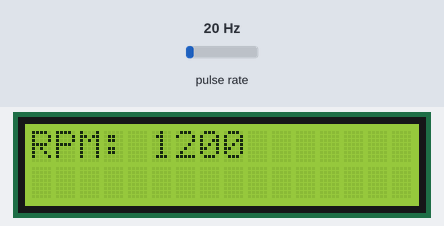
Recording of a sketch running on a simulated Arduino Uno, built with avr-gcc and run on an emulated ATmega328P. On the bench: 16×2 character LCD. Wiring (inferred from the names in the program): pulse sensor: data pin 2. Inputs (shaded band) come from the test bench; at power-on: pulse rate 20 Hz.

Above: at 3.2 s.
3.3 s: pulse rate (sensor on pin 2) set to 4 Hz
At 6.0 s:
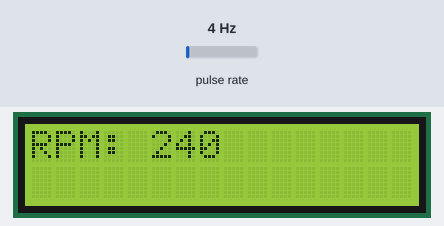
6.3 s: pulse rate (sensor on pin 2) set to 50 Hz
At 8.5 s:
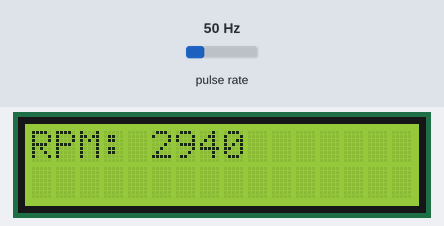
9.3 s: pulse rate (sensor on pin 2) set to 100 Hz
At 12.0 s:
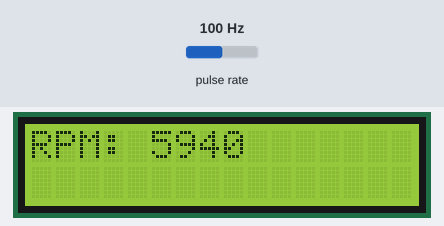
Timing chart, 0 to 13.5 s (numbered marks = the images above; inputs shaded):
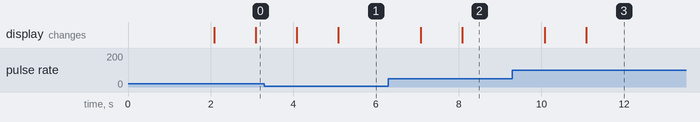

The sketch:

40.ino
```cpp
#include <Wire.h>
#include <LiquidCrystal_I2C.h>

// Pin setup
const int irSensorPin = 2; // IR sensor connected to digital pin 2

// RPM calculation variables
volatile int count = 0; // Counts the number of white strip detections
unsigned long lastMillis = 0;
int rpm = 0; // RPM value to display as an integer
int divisor = 1; // To handle multiple strips (1 for single strip, 2 for diameter)

LiquidCrystal_I2C lcd(0x27, 16, 2); // Initialize the LCD at I2C address 0x27, 16 columns, 2 rows

void setup() {
  pinMode(irSensorPin, INPUT);  // Set IR sensor pin as input
  attachInterrupt(digitalPinToInterrupt(irSensorPin), countWhiteStripe, RISING); // Interrupt on rising edge

  lcd.begin();              // Start LCD
  lcd.setBacklight(1);      // Turn on backlight
  lcd.clear();              // Clear the screen
  lcd.print("RPM Counter");
  delay(2000);
}

void loop() {
  unsigned long currentMillis = millis();

  // Calculate RPM every 1 second (1000 milliseconds)
  if (currentMillis - lastMillis >= 1000) {
    lastMillis = currentMillis;

    // Calculate RPM as an integer: (count * 60) / time in seconds
    rpm = (count * 60) / divisor; // Adjust RPM based on divisor (1 or 2)

    // Display RPM on the LCD
    lcd.clear();
    lcd.print("RPM: ");
    lcd.print(rpm); // Display RPM as an integer
    count = 0; // Reset count for next calculation
  }
}

void countWhiteStripe() {
  // Increment count every time the white tape passes the IR sensor
  count++;
}
```

Measured:
- after the input at 3.3 s, the display: first changes after 0.79 s (image 1 shows a later state)
- after the input at 6.3 s, the display: first changes after 0.79 s (image 2 shows a later state)
- after the input at 9.3 s, the display: first changes after 0.79 s (image 3 shows a later state)
